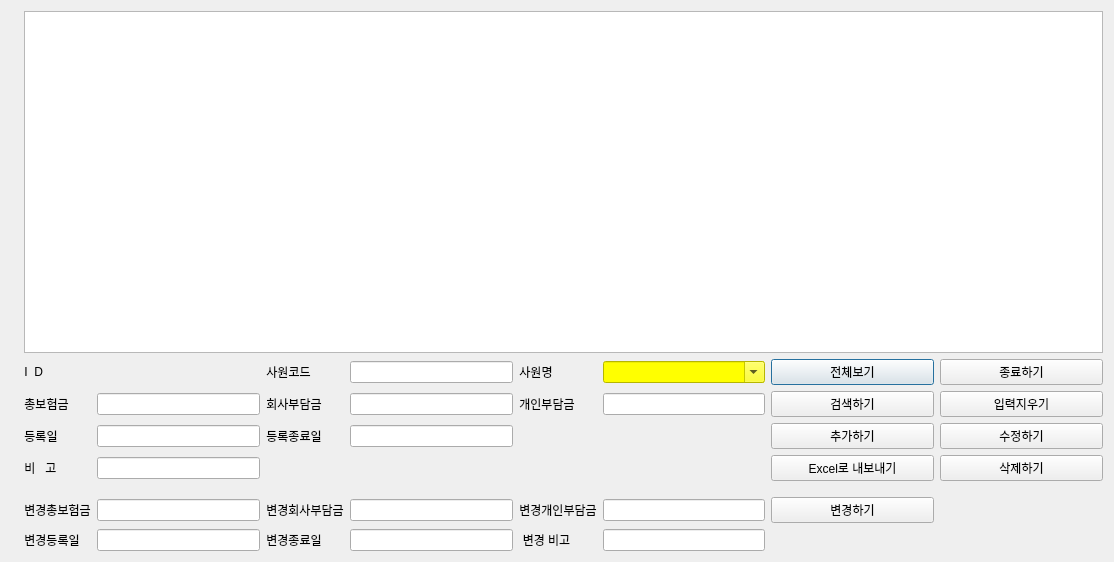
<?xml version="1.0" encoding="UTF-8"?>
<ui version="4.0">
 <class>GPAIInfoDialog</class>
 <widget class="QDialog" name="GPAIInfoDialog">
  <property name="geometry">
   <rect>
    <x>0</x>
    <y>0</y>
    <width>1114</width>
    <height>562</height>
   </rect>
  </property>
  <property name="sizePolicy">
   <sizepolicy hsizetype="Expanding" vsizetype="Expanding">
    <horstretch>0</horstretch>
    <verstretch>0</verstretch>
   </sizepolicy>
  </property>
  <property name="windowTitle">
   <string>상해보험 정보</string>
  </property>
  <layout class="QGridLayout" name="gridLayout_2">
   <item row="0" column="0">
    <layout class="QGridLayout" name="gridLayout">
     <item row="6" column="2">
      <widget class="QLineEdit" name="entry_gpai_cttlval">
       <property name="sizePolicy">
        <sizepolicy hsizetype="Expanding" vsizetype="Fixed">
         <horstretch>0</horstretch>
         <verstretch>0</verstretch>
        </sizepolicy>
       </property>
       <property name="styleSheet">
        <string notr="true"/>
       </property>
      </widget>
     </item>
     <item row="1" column="7">
      <widget class="QPushButton" name="pb_gpai_show">
       <property name="sizePolicy">
        <sizepolicy hsizetype="Expanding" vsizetype="Fixed">
         <horstretch>0</horstretch>
         <verstretch>0</verstretch>
        </sizepolicy>
       </property>
       <property name="text">
        <string>전체보기</string>
       </property>
      </widget>
     </item>
     <item row="6" column="1">
      <widget class="QLabel" name="label_15">
       <property name="sizePolicy">
        <sizepolicy hsizetype="Fixed" vsizetype="Fixed">
         <horstretch>0</horstretch>
         <verstretch>0</verstretch>
        </sizepolicy>
       </property>
       <property name="text">
        <string>변경총보험금</string>
       </property>
       <property name="alignment">
        <set>Qt::AlignCenter</set>
       </property>
      </widget>
     </item>
     <item row="2" column="6">
      <widget class="QLineEdit" name="entry_gpai_indval">
       <property name="sizePolicy">
        <sizepolicy hsizetype="Expanding" vsizetype="Fixed">
         <horstretch>0</horstretch>
         <verstretch>0</verstretch>
        </sizepolicy>
       </property>
       <property name="styleSheet">
        <string notr="true"/>
       </property>
      </widget>
     </item>
     <item row="2" column="3">
      <widget class="QLabel" name="label_11">
       <property name="sizePolicy">
        <sizepolicy hsizetype="Fixed" vsizetype="Fixed">
         <horstretch>0</horstretch>
         <verstretch>0</verstretch>
        </sizepolicy>
       </property>
       <property name="text">
        <string>회사부담금</string>
       </property>
       <property name="alignment">
        <set>Qt::AlignCenter</set>
       </property>
      </widget>
     </item>
     <item row="4" column="1">
      <widget class="QLabel" name="label_6">
       <property name="sizePolicy">
        <sizepolicy hsizetype="Fixed" vsizetype="Fixed">
         <horstretch>0</horstretch>
         <verstretch>0</verstretch>
        </sizepolicy>
       </property>
       <property name="text">
        <string>비   고 </string>
       </property>
       <property name="alignment">
        <set>Qt::AlignCenter</set>
       </property>
      </widget>
     </item>
     <item row="2" column="8">
      <widget class="QPushButton" name="pb_gpai_clear">
       <property name="sizePolicy">
        <sizepolicy hsizetype="Expanding" vsizetype="Fixed">
         <horstretch>0</horstretch>
         <verstretch>0</verstretch>
        </sizepolicy>
       </property>
       <property name="text">
        <string>입력지우기</string>
       </property>
      </widget>
     </item>
     <item row="4" column="7">
      <widget class="QPushButton" name="pb_gpai_excel_export">
       <property name="sizePolicy">
        <sizepolicy hsizetype="Expanding" vsizetype="Fixed">
         <horstretch>0</horstretch>
         <verstretch>0</verstretch>
        </sizepolicy>
       </property>
       <property name="text">
        <string>Excel로 내보내기</string>
       </property>
      </widget>
     </item>
     <item row="0" column="1" colspan="8">
      <widget class="QTableView" name="tv_gpaiinfo">
       <property name="sizePolicy">
        <sizepolicy hsizetype="Expanding" vsizetype="Expanding">
         <horstretch>0</horstretch>
         <verstretch>1</verstretch>
        </sizepolicy>
       </property>
      </widget>
     </item>
     <item row="1" column="8">
      <widget class="QPushButton" name="pb_gpai_close">
       <property name="sizePolicy">
        <sizepolicy hsizetype="Expanding" vsizetype="Fixed">
         <horstretch>0</horstretch>
         <verstretch>0</verstretch>
        </sizepolicy>
       </property>
       <property name="text">
        <string>종료하기</string>
       </property>
      </widget>
     </item>
     <item row="5" column="1" colspan="8">
      <spacer name="horizontalSpacer">
       <property name="orientation">
        <enum>Qt::Horizontal</enum>
       </property>
       <property name="sizeHint" stdset="0">
        <size>
         <width>40</width>
         <height>10</height>
        </size>
       </property>
      </spacer>
     </item>
     <item row="1" column="6">
      <widget class="QComboBox" name="cb_gpai_ename">
       <property name="sizePolicy">
        <sizepolicy hsizetype="Expanding" vsizetype="Fixed">
         <horstretch>0</horstretch>
         <verstretch>0</verstretch>
        </sizepolicy>
       </property>
       <property name="styleSheet">
        <string notr="true">background-color: rgb(255, 255, 0);</string>
       </property>
       <property name="editable">
        <bool>true</bool>
       </property>
      </widget>
     </item>
     <item row="2" column="7">
      <widget class="QPushButton" name="pb_gpai_search">
       <property name="sizePolicy">
        <sizepolicy hsizetype="Expanding" vsizetype="Fixed">
         <horstretch>0</horstretch>
         <verstretch>0</verstretch>
        </sizepolicy>
       </property>
       <property name="text">
        <string>검색하기</string>
       </property>
      </widget>
     </item>
     <item row="3" column="1">
      <widget class="QLabel" name="label_12">
       <property name="sizePolicy">
        <sizepolicy hsizetype="Fixed" vsizetype="Fixed">
         <horstretch>0</horstretch>
         <verstretch>0</verstretch>
        </sizepolicy>
       </property>
       <property name="text">
        <string>등록일</string>
       </property>
       <property name="alignment">
        <set>Qt::AlignCenter</set>
       </property>
      </widget>
     </item>
     <item row="6" column="7">
      <widget class="QPushButton" name="pb_gpai_changeinsert">
       <property name="sizePolicy">
        <sizepolicy hsizetype="Expanding" vsizetype="Fixed">
         <horstretch>0</horstretch>
         <verstretch>0</verstretch>
        </sizepolicy>
       </property>
       <property name="text">
        <string>변경하기</string>
       </property>
      </widget>
     </item>
     <item row="4" column="8">
      <widget class="QPushButton" name="pb_gpai_delete">
       <property name="sizePolicy">
        <sizepolicy hsizetype="Expanding" vsizetype="Fixed">
         <horstretch>0</horstretch>
         <verstretch>0</verstretch>
        </sizepolicy>
       </property>
       <property name="text">
        <string>삭제하기</string>
       </property>
      </widget>
     </item>
     <item row="3" column="8">
      <widget class="QPushButton" name="pb_gpai_update">
       <property name="sizePolicy">
        <sizepolicy hsizetype="Expanding" vsizetype="Fixed">
         <horstretch>0</horstretch>
         <verstretch>0</verstretch>
        </sizepolicy>
       </property>
       <property name="text">
        <string>수정하기</string>
       </property>
      </widget>
     </item>
     <item row="4" column="2">
      <widget class="QLineEdit" name="entry_gpai_remark">
       <property name="sizePolicy">
        <sizepolicy hsizetype="MinimumExpanding" vsizetype="Fixed">
         <horstretch>0</horstretch>
         <verstretch>0</verstretch>
        </sizepolicy>
       </property>
      </widget>
     </item>
     <item row="6" column="5">
      <widget class="QLabel" name="label_17">
       <property name="sizePolicy">
        <sizepolicy hsizetype="Fixed" vsizetype="Fixed">
         <horstretch>0</horstretch>
         <verstretch>0</verstretch>
        </sizepolicy>
       </property>
       <property name="text">
        <string>변경개인부담금</string>
       </property>
       <property name="alignment">
        <set>Qt::AlignCenter</set>
       </property>
      </widget>
     </item>
     <item row="1" column="2">
      <widget class="QLabel" name="lbl_gpai_id">
       <property name="sizePolicy">
        <sizepolicy hsizetype="MinimumExpanding" vsizetype="MinimumExpanding">
         <horstretch>0</horstretch>
         <verstretch>0</verstretch>
        </sizepolicy>
       </property>
       <property name="text">
        <string/>
       </property>
      </widget>
     </item>
     <item row="3" column="3">
      <widget class="QLabel" name="label_14">
       <property name="sizePolicy">
        <sizepolicy hsizetype="Fixed" vsizetype="Fixed">
         <horstretch>0</horstretch>
         <verstretch>0</verstretch>
        </sizepolicy>
       </property>
       <property name="text">
        <string>등록종료일</string>
       </property>
       <property name="alignment">
        <set>Qt::AlignCenter</set>
       </property>
      </widget>
     </item>
     <item row="4" column="0">
      <widget class="QLabel" name="label_8">
       <property name="sizePolicy">
        <sizepolicy hsizetype="Fixed" vsizetype="MinimumExpanding">
         <horstretch>0</horstretch>
         <verstretch>0</verstretch>
        </sizepolicy>
       </property>
       <property name="text">
        <string/>
       </property>
       <property name="alignment">
        <set>Qt::AlignCenter</set>
       </property>
      </widget>
     </item>
     <item row="3" column="7">
      <widget class="QPushButton" name="pb_gpai_insert">
       <property name="sizePolicy">
        <sizepolicy hsizetype="Expanding" vsizetype="Fixed">
         <horstretch>0</horstretch>
         <verstretch>0</verstretch>
        </sizepolicy>
       </property>
       <property name="text">
        <string>추가하기</string>
       </property>
      </widget>
     </item>
     <item row="6" column="4">
      <widget class="QLineEdit" name="entry_gpai_ccomval">
       <property name="sizePolicy">
        <sizepolicy hsizetype="Expanding" vsizetype="Fixed">
         <horstretch>0</horstretch>
         <verstretch>0</verstretch>
        </sizepolicy>
       </property>
       <property name="styleSheet">
        <string notr="true"/>
       </property>
      </widget>
     </item>
     <item row="1" column="1">
      <widget class="QLabel" name="label">
       <property name="sizePolicy">
        <sizepolicy hsizetype="Fixed" vsizetype="Fixed">
         <horstretch>0</horstretch>
         <verstretch>0</verstretch>
        </sizepolicy>
       </property>
       <property name="text">
        <string>I  D  </string>
       </property>
       <property name="alignment">
        <set>Qt::AlignCenter</set>
       </property>
      </widget>
     </item>
     <item row="3" column="4">
      <widget class="QLineEdit" name="entry_gpai_effthru">
       <property name="sizePolicy">
        <sizepolicy hsizetype="Expanding" vsizetype="Fixed">
         <horstretch>0</horstretch>
         <verstretch>0</verstretch>
        </sizepolicy>
       </property>
       <property name="styleSheet">
        <string notr="true"/>
       </property>
      </widget>
     </item>
     <item row="6" column="3">
      <widget class="QLabel" name="label_16">
       <property name="sizePolicy">
        <sizepolicy hsizetype="Fixed" vsizetype="Fixed">
         <horstretch>0</horstretch>
         <verstretch>0</verstretch>
        </sizepolicy>
       </property>
       <property name="text">
        <string>변경회사부담금</string>
       </property>
       <property name="alignment">
        <set>Qt::AlignCenter</set>
       </property>
      </widget>
     </item>
     <item row="2" column="4">
      <widget class="QLineEdit" name="entry_gpai_comval">
       <property name="sizePolicy">
        <sizepolicy hsizetype="Expanding" vsizetype="Fixed">
         <horstretch>0</horstretch>
         <verstretch>0</verstretch>
        </sizepolicy>
       </property>
       <property name="styleSheet">
        <string notr="true"/>
       </property>
      </widget>
     </item>
     <item row="3" column="2">
      <widget class="QLineEdit" name="entry_gpai_efffrom">
       <property name="sizePolicy">
        <sizepolicy hsizetype="Expanding" vsizetype="Fixed">
         <horstretch>0</horstretch>
         <verstretch>0</verstretch>
        </sizepolicy>
       </property>
       <property name="styleSheet">
        <string notr="true"/>
       </property>
      </widget>
     </item>
     <item row="2" column="1">
      <widget class="QLabel" name="label_2">
       <property name="sizePolicy">
        <sizepolicy hsizetype="Fixed" vsizetype="Fixed">
         <horstretch>0</horstretch>
         <verstretch>0</verstretch>
        </sizepolicy>
       </property>
       <property name="text">
        <string>총보험금</string>
       </property>
       <property name="alignment">
        <set>Qt::AlignCenter</set>
       </property>
      </widget>
     </item>
     <item row="1" column="3">
      <widget class="QLabel" name="label_5">
       <property name="sizePolicy">
        <sizepolicy hsizetype="Fixed" vsizetype="Fixed">
         <horstretch>0</horstretch>
         <verstretch>0</verstretch>
        </sizepolicy>
       </property>
       <property name="text">
        <string>사원코드</string>
       </property>
       <property name="alignment">
        <set>Qt::AlignCenter</set>
       </property>
      </widget>
     </item>
     <item row="1" column="4">
      <widget class="QLineEdit" name="entry_gpai_ecode">
       <property name="sizePolicy">
        <sizepolicy hsizetype="MinimumExpanding" vsizetype="Fixed">
         <horstretch>0</horstretch>
         <verstretch>0</verstretch>
        </sizepolicy>
       </property>
      </widget>
     </item>
     <item row="1" column="5">
      <widget class="QLabel" name="label_9">
       <property name="sizePolicy">
        <sizepolicy hsizetype="Fixed" vsizetype="Fixed">
         <horstretch>0</horstretch>
         <verstretch>0</verstretch>
        </sizepolicy>
       </property>
       <property name="text">
        <string>사원명</string>
       </property>
       <property name="alignment">
        <set>Qt::AlignCenter</set>
       </property>
      </widget>
     </item>
     <item row="2" column="2">
      <widget class="QLineEdit" name="entry_gpai_ttlval">
       <property name="sizePolicy">
        <sizepolicy hsizetype="MinimumExpanding" vsizetype="Fixed">
         <horstretch>0</horstretch>
         <verstretch>0</verstretch>
        </sizepolicy>
       </property>
      </widget>
     </item>
     <item row="2" column="5">
      <widget class="QLabel" name="label_4">
       <property name="sizePolicy">
        <sizepolicy hsizetype="Fixed" vsizetype="Fixed">
         <horstretch>0</horstretch>
         <verstretch>0</verstretch>
        </sizepolicy>
       </property>
       <property name="text">
        <string>개인부담금</string>
       </property>
       <property name="alignment">
        <set>Qt::AlignCenter</set>
       </property>
      </widget>
     </item>
     <item row="6" column="6">
      <widget class="QLineEdit" name="entry_gpai_cindval">
       <property name="sizePolicy">
        <sizepolicy hsizetype="Expanding" vsizetype="Fixed">
         <horstretch>0</horstretch>
         <verstretch>0</verstretch>
        </sizepolicy>
       </property>
       <property name="styleSheet">
        <string notr="true"/>
       </property>
      </widget>
     </item>
     <item row="7" column="1">
      <widget class="QLabel" name="label_19">
       <property name="sizePolicy">
        <sizepolicy hsizetype="Fixed" vsizetype="Fixed">
         <horstretch>0</horstretch>
         <verstretch>0</verstretch>
        </sizepolicy>
       </property>
       <property name="text">
        <string>변경등록일</string>
       </property>
       <property name="alignment">
        <set>Qt::AlignCenter</set>
       </property>
      </widget>
     </item>
     <item row="7" column="2">
      <widget class="QLineEdit" name="entry_gpai_cefffrom">
       <property name="sizePolicy">
        <sizepolicy hsizetype="Expanding" vsizetype="Fixed">
         <horstretch>0</horstretch>
         <verstretch>0</verstretch>
        </sizepolicy>
       </property>
       <property name="styleSheet">
        <string notr="true"/>
       </property>
      </widget>
     </item>
     <item row="7" column="3">
      <widget class="QLabel" name="label_20">
       <property name="sizePolicy">
        <sizepolicy hsizetype="Fixed" vsizetype="Fixed">
         <horstretch>0</horstretch>
         <verstretch>0</verstretch>
        </sizepolicy>
       </property>
       <property name="text">
        <string>변경종료일</string>
       </property>
       <property name="alignment">
        <set>Qt::AlignCenter</set>
       </property>
      </widget>
     </item>
     <item row="7" column="4">
      <widget class="QLineEdit" name="entry_gpai_ceffthru">
       <property name="sizePolicy">
        <sizepolicy hsizetype="Expanding" vsizetype="Fixed">
         <horstretch>0</horstretch>
         <verstretch>0</verstretch>
        </sizepolicy>
       </property>
       <property name="styleSheet">
        <string notr="true"/>
       </property>
      </widget>
     </item>
     <item row="7" column="5">
      <widget class="QLabel" name="label_21">
       <property name="sizePolicy">
        <sizepolicy hsizetype="Fixed" vsizetype="Fixed">
         <horstretch>0</horstretch>
         <verstretch>0</verstretch>
        </sizepolicy>
       </property>
       <property name="text">
        <string> 변경 비고 </string>
       </property>
       <property name="alignment">
        <set>Qt::AlignCenter</set>
       </property>
      </widget>
     </item>
     <item row="7" column="6">
      <widget class="QLineEdit" name="entry_gpai_cremark">
       <property name="sizePolicy">
        <sizepolicy hsizetype="MinimumExpanding" vsizetype="Fixed">
         <horstretch>0</horstretch>
         <verstretch>0</verstretch>
        </sizepolicy>
       </property>
      </widget>
     </item>
    </layout>
   </item>
  </layout>
 </widget>
 <resources/>
 <connections/>
</ui>
